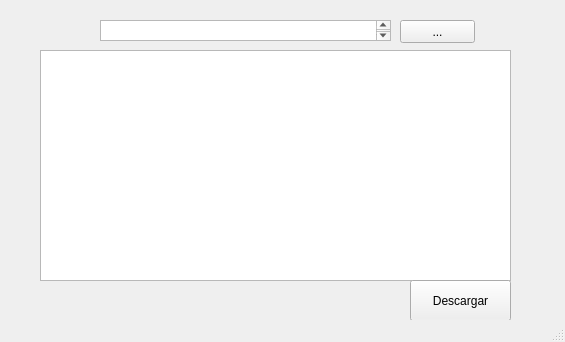
<?xml version="1.0" encoding="UTF-8"?>
<ui version="4.0">
 <class>MainWindow</class>
 <widget class="QMainWindow" name="MainWindow">
  <property name="geometry">
   <rect>
    <x>0</x>
    <y>0</y>
    <width>565</width>
    <height>342</height>
   </rect>
  </property>
  <property name="windowTitle">
   <string>Subtitulos</string>
  </property>
  <widget class="QWidget" name="centralwidget">
   <widget class="QPushButton" name="cmd_fileExplorer">
    <property name="geometry">
     <rect>
      <x>400</x>
      <y>20</y>
      <width>75</width>
      <height>23</height>
     </rect>
    </property>
    <property name="text">
     <string>...</string>
    </property>
   </widget>
   <widget class="QPlainTextEdit" name="txt_DragAndDrop">
    <property name="geometry">
     <rect>
      <x>40</x>
      <y>50</y>
      <width>471</width>
      <height>231</height>
     </rect>
    </property>
   </widget>
   <widget class="QPlainTextEdit" name="txt_ruta">
    <property name="geometry">
     <rect>
      <x>100</x>
      <y>20</y>
      <width>291</width>
      <height>21</height>
     </rect>
    </property>
   </widget>
   <widget class="QPushButton" name="cmd_Descargar">
    <property name="geometry">
     <rect>
      <x>410</x>
      <y>280</y>
      <width>101</width>
      <height>41</height>
     </rect>
    </property>
    <property name="text">
     <string>Descargar</string>
    </property>
   </widget>
  </widget>
  <widget class="QStatusBar" name="statusbar"/>
 </widget>
 <resources/>
 <connections/>
</ui>
